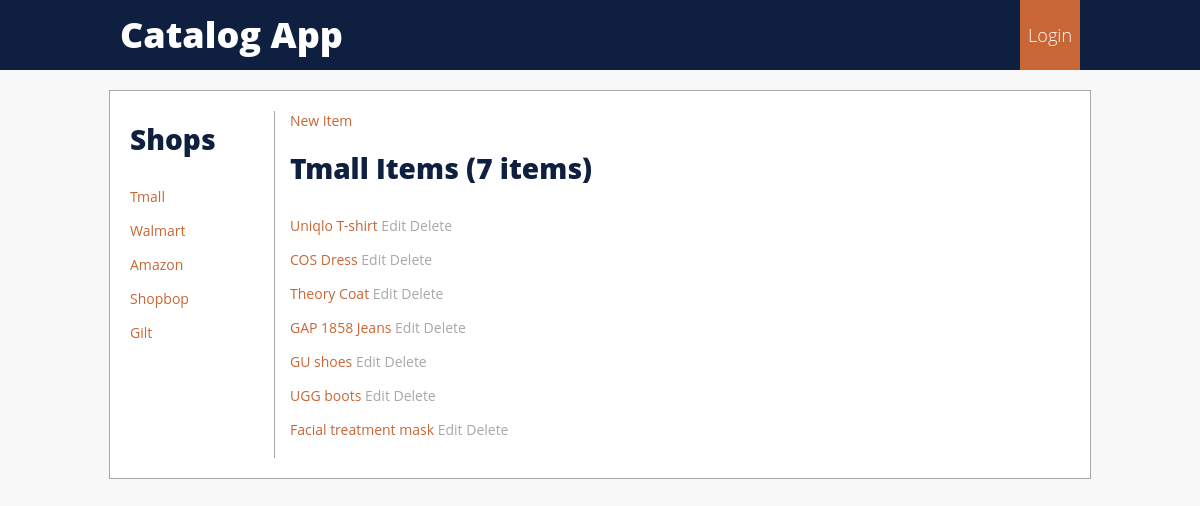
/shop/Tmall, run on the app's committed database.
### database_setup.py (models this page shows, shortened)
class Shop(Base):
    __tablename__ = 'shop'
    id = Column(Integer,primary_key=True)
    name = Column(String(20), nullable = False, index = True)
    Item = relationship("Item")

class Item(Base):
    __tablename__ = 'item'
    title = Column(String(100), nullable = False, index = True)
    price = Column(Integer, nullable = True)
    discount_price=Column(Integer, nullable = True)
    id = Column(Integer, primary_key = True)
    brand= Column(String(20), nullable = True, index = True)
    pic = Column(String(200),nullable = True)
    shop_id = Column(Integer, ForeignKey("shop.id"),nullable=True)
    shop=relationship("Shop")

### project.py (the view)
@app.route('/shop/<string:shop_name>')
def shop_items(shop_name):
    if 'username' in login_session:
        log_staus = "Logout"
    else:
        log_staus = "Login"
    shops = session.query(Shop).all()
    shop = session.query(Shop).filter_by(name=shop_name).one()
    items = session.query(Item).filter_by(shop_id=shop.id).all()
    N = len(items)
    return render_template('shop_item.html', items=items, shops=shops, shop_name=shop_name, N=N,log_staus=log_staus)

### templates/shop_item.html (shortened to what this page needs)
<!DOCTYPE html>
<html lang="en">
<head>
    <link rel=stylesheet type=text/css href="{{ url_for('static', filename='styles.css') }}">
</head>
<body>
    <header>
        <div class="header-wrap">
            <a class="title" href="/">Catalog App</a>
            <div class="login">
                {% if log_status=="login" %}
                <a class="headerlink" href="/gconnect">Logout</a></div>
                {% else %}
                <a class="headerlink" href="/login">Login</a></div>
                {% endif %}
        </div>
    </header>
<div class="content">
         <div class="shop_list">
        <h1>Shops</h1>
        <ul>
                    {% for i in shops %}
            <li>
             <a href="/shop/{{i.name}}">{{i.name}}</a>
            </li>
                    {% endfor %}
        </ul>
     </div>
    <div class="item_list">
        <a href="/item/add">New Item</a>
        <h1>{{shop_name}} Items ({{N}} items) </h1>
        <ul>
                    {% for i in items %}
            <li>
                <a href="/shop/{{i.shop.name}}/{{i.id}}">{{i.title}}</a>
                <a class="crud" href="/shop/{{i.shop.name}}/{{i.id}}/edit">Edit</a>
                <a class="crud" href="/shop/{{i.shop.name}}/{{i.id}}/delete">Delete</a>
            </li>
                    {% endfor %}
        </ul>
    </div>
</div>
</body>
</html>

### static/styles.css (style rules this page uses)
body { font-family: "Open Sans", "Helvetica", sans-serif; font-size: 14px; background: #F8F8F8; margin: 0; }
a { text-decoration:none; color: #C86636; }
header { height: 70px; width: 100%; background-color: #0E1F3F; }
.title { font-size: 36px; font-weight: 800; display: inline; color: #FFFFFF; line-height: 70px }
.login { display: inline; float: right; background-color: #C86636; }
.headerlink { color: #FFFFFF; font-size: 18px; font-weight: 200; line-height: 70px; padding: 8px; }
.header-wrap { width: 80%; height: auto; margin: 0 auto; }
.content { width: 80%; height: auto; background-color: #ffffff; margin: 20px auto; border:1px solid #A8A8A8; padding: 10px; }
.shop_list { width: 15% !important; margin-left: 10px; float: left; }
.item_list { width: 50%; !important; float: left; margin: 10px 0 10px 0; border-left: 1px solid #A8A8A8; padding-left: 15px; }
h1 { font-size: 28px; font-weight: 800; color: #0E1F3F; }
li { list-style-type:none; padding: 10px 0 5px 0; }
ul { padding: 0; }
.crud { color: #A8A8A8; }

### data on the page
Shop: name "Tmall"
Shop: name "Walmart"
Shop: name "Amazon"
Shop: name "Shopbop"
Shop: name "Gilt"
Item: title "Uniqlo T-shirt"
Item: title "COS Dress"
Item: title "Theory Coat"
Item: title "GAP 1858 Jeans"
Item: title "GU shoes"
Item: title "UGG boots"
Item: title "Facial treatment mask"

### other printed values
{{ N }} "7"
